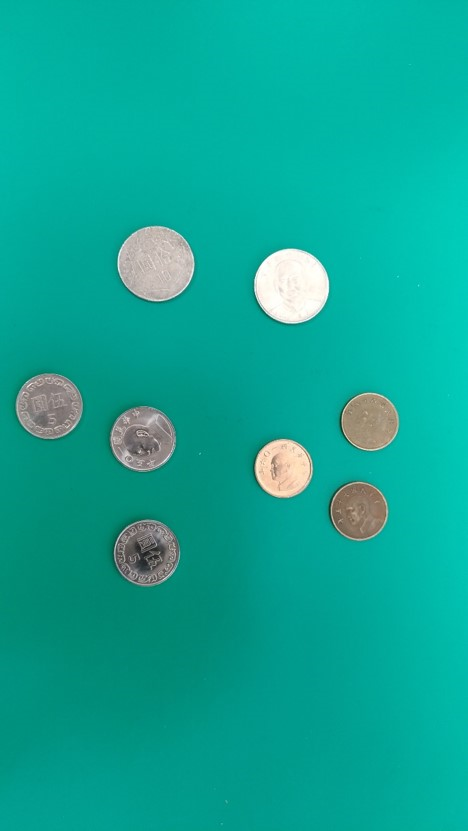
#> input picture coins.bmp, 468 x 831 px
$ python otsu.py
#> lines starting #> are read from the running program, lines starting #| are printed output that depends on the picture; after the words box and inside, x2 and y2 are one past the last pixel; in counts of white or black regions, pixels touching at a corner belong together
import cv2
import numpy as np;

im = cv2.imread("coins.bmp")
#> im is the input picture: shape (831, 468, 3); mean B, G, R 149.6, 165.8, 13.2
img = cv2.imread("coins.bmp", 0)
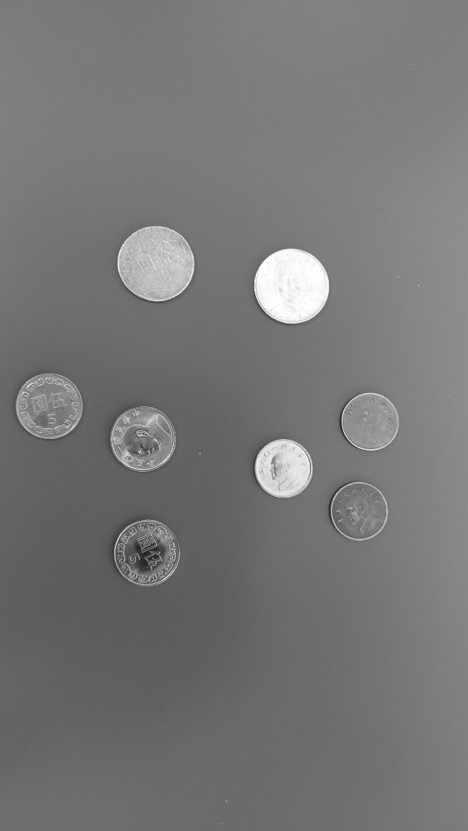
#> img: shape (831, 468); min 26, max 255, mean 118.3
blurred  = cv2.GaussianBlur(img, (5, 5), 0)

atmc_img=cv2.adaptiveThreshold(blurred,255,cv2.ADAPTIVE_THRESH_MEAN_C,cv2.THRESH_BINARY_INV,5,2)
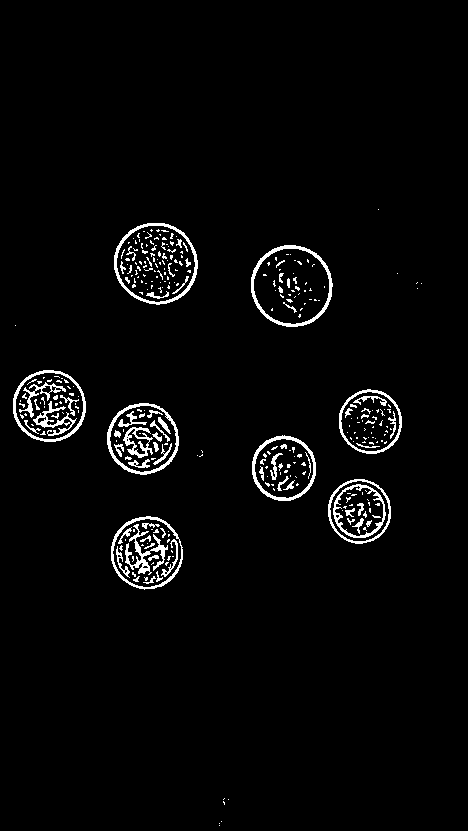
#> atmc_img: shape (831, 468); 3% white in thin lines or dots, all inside (x1, y1, x2, y2) = (13, 209, 422, 826)
atgc_im=cv2.adaptiveThreshold(blurred,255,cv2.ADAPTIVE_THRESH_GAUSSIAN_C,cv2.THRESH_BINARY_INV,5,2)
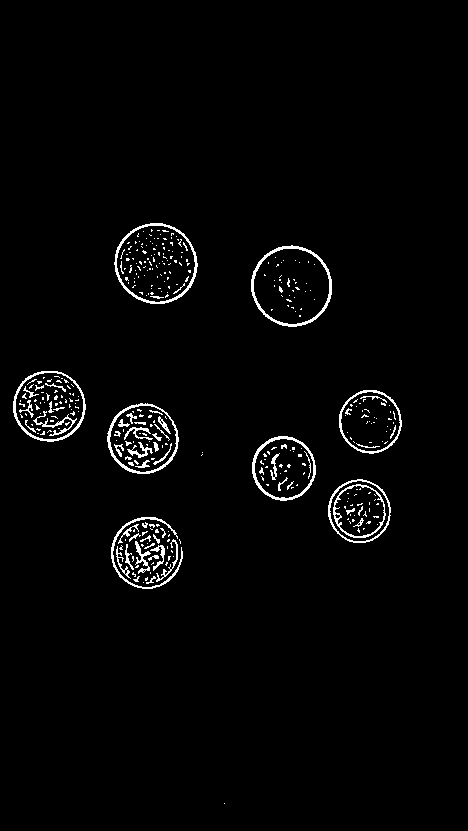
#> atgc_im: shape (831, 468); 2.3% white in thin lines or dots, all inside (x1, y1, x2, y2) = (13, 223, 402, 804)

th, im_th = cv2.threshold(atmc_img, 225, 255, cv2.THRESH_BINARY);
im_floodfill = im_th.copy()
h, w = im_th.shape[:2]
#> h = 831; w = 468
mask = np.zeros((h+2, w+2), np.uint8)
cv2.floodFill(im_floodfill, mask, (0,0), 255);
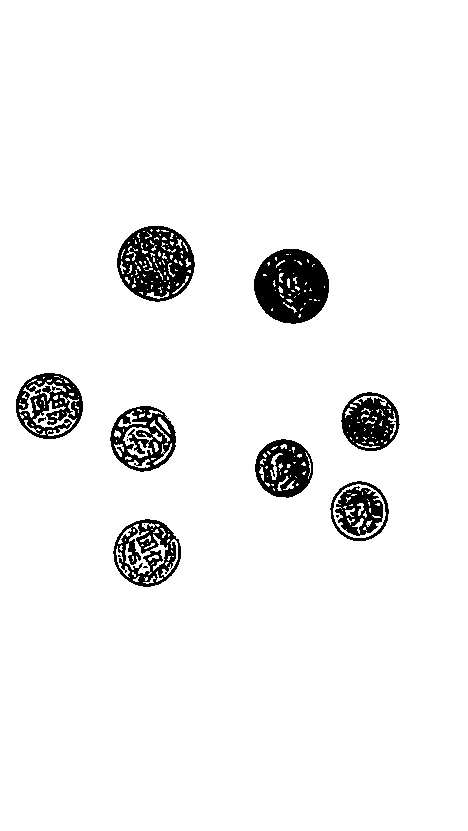
#> im_floodfill: shape (831, 468); 94.6% white; 16 black regions (6 under 20 px), largest, box (x1, y1, x2, y2) and area: (254, 249, 329, 324) 4107, (117, 226, 195, 302) 3705, (16, 373, 83, 439) 2367
im_floodfill_inv = cv2.bitwise_not(im_floodfill)
im_out = im_th | im_floodfill_inv
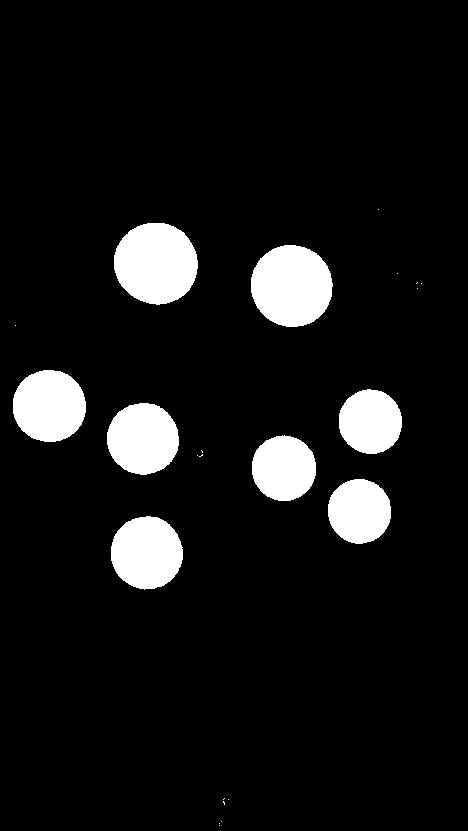
#> im_out: shape (831, 468); 8.4% white; 23 white regions (15 under 20 px), largest, box (x1, y1, x2, y2) and area: (114, 223, 198, 305) 5389, (251, 245, 333, 327) 5278, (13, 370, 86, 442) 4174

kernel = np.ones((3,3), np.uint8)
erosion = cv2.erode(im_out, kernel, iterations = 2)
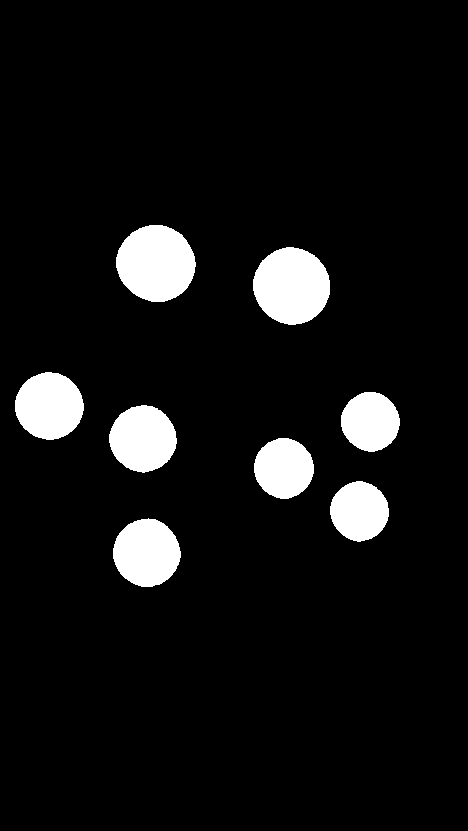
#> erosion: shape (831, 468); 7.3% white; 8 white regions, largest, box (x1, y1, x2, y2) and area: (116, 225, 196, 302) 4741, (253, 247, 330, 325) 4638, (15, 372, 84, 440) 3610
#dilation = cv2.dilate(erosion, kernel, iterations = 2)

bitwise_and = cv2.bitwise_and(im, im,mask=erosion)
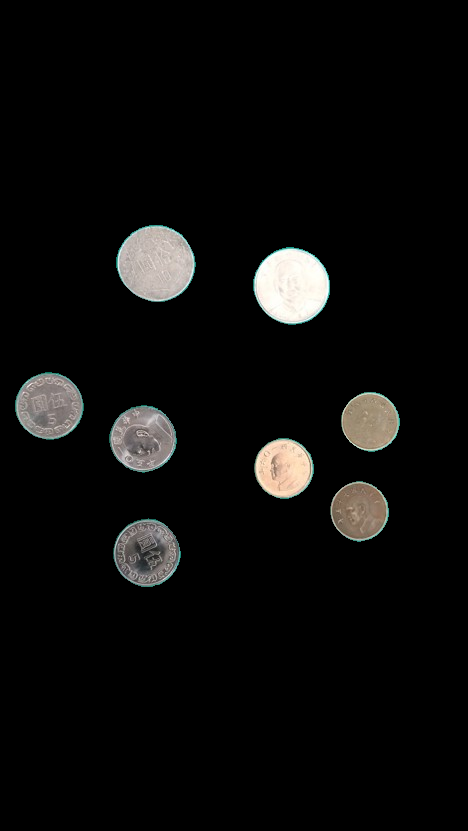
#> bitwise_and: shape (831, 468, 3); mean B, G, R 11.3, 12, 12.4

#cv2.imshow("Floodfilled Image", im_floodfill)
#cv2.imshow("Inverted Floodfilled Image", im_floodfill_inv)
#cv2.imshow("Foreground", im_out)
cv2.imshow('Result', erosion)
cv2.imshow('bitwise_and', bitwise_and)
#cv2.imshow("atmc_img", atmc_img)
#cv2.imshow("atgc_im", atgc_im)

cv2.waitKey()
cv2.destroyAllWindows()
#cv2.imwrite('bitwise_and.jpg', bitwise_and)
